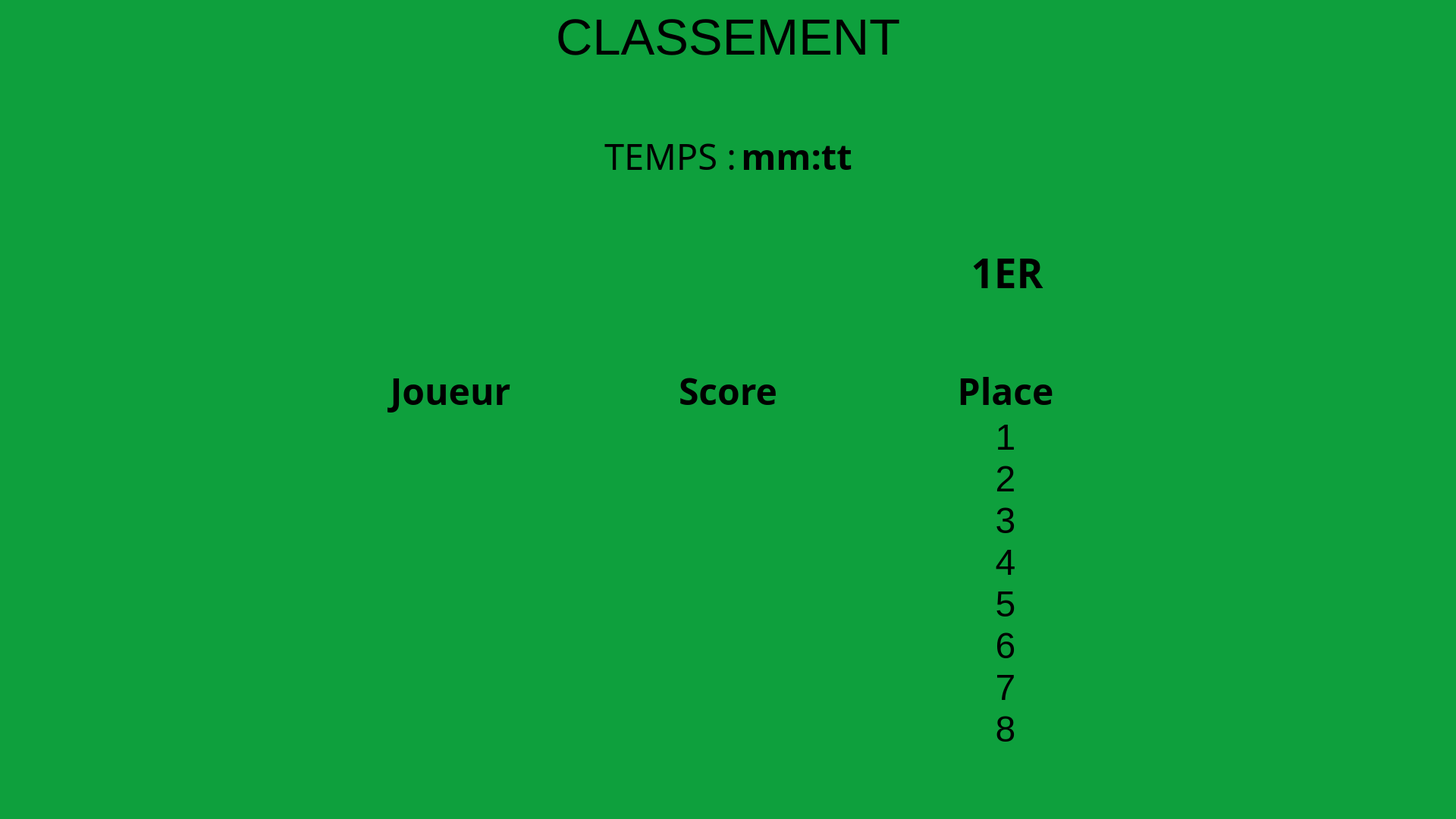
<?xml version="1.0" encoding="UTF-8"?>
<ui version="4.0">
 <class>Classement</class>
 <widget class="QWidget" name="Classement">
  <property name="geometry">
   <rect>
    <x>0</x>
    <y>0</y>
    <width>1920</width>
    <height>1080</height>
   </rect>
  </property>
  <property name="font">
   <font>
    <family>Ubuntu Condensed</family>
   </font>
  </property>
  <property name="windowTitle">
   <string>Jolly-Jumpi</string>
  </property>
  <property name="styleSheet">
   <string notr="true">background-color:#0ea03d;</string>
  </property>
  <layout class="QVBoxLayout" name="verticalLayout">
   <item>
    <widget class="QLabel" name="labelImageClassement">
     <property name="font">
      <font>
       <pointsize>50</pointsize>
      </font>
     </property>
     <property name="text">
      <string>CLASSEMENT</string>
     </property>
     <property name="alignment">
      <set>Qt::AlignCenter</set>
     </property>
    </widget>
   </item>
   <item>
    <spacer name="vSpacer_ClxCh">
     <property name="orientation">
      <enum>Qt::Vertical</enum>
     </property>
     <property name="sizeHint" stdset="0">
      <size>
       <width>20</width>
       <height>40</height>
      </size>
     </property>
    </spacer>
   </item>
   <item>
    <layout class="QHBoxLayout" name="hLayoutChrono">
     <item>
      <spacer name="hSpacerChGauche">
       <property name="orientation">
        <enum>Qt::Horizontal</enum>
       </property>
       <property name="sizeHint" stdset="0">
        <size>
         <width>40</width>
         <height>20</height>
        </size>
       </property>
      </spacer>
     </item>
     <item>
      <widget class="QLabel" name="labelChrono">
       <property name="font">
        <font>
         <family>Ubuntu Condensed</family>
         <pointsize>35</pointsize>
         <weight>50</weight>
         <bold>false</bold>
        </font>
       </property>
       <property name="text">
        <string>TEMPS :</string>
       </property>
       <property name="alignment">
        <set>Qt::AlignCenter</set>
       </property>
      </widget>
     </item>
     <item>
      <widget class="QLabel" name="labelTemps">
       <property name="font">
        <font>
         <family>Ubuntu Condensed</family>
         <pointsize>35</pointsize>
         <weight>75</weight>
         <bold>true</bold>
        </font>
       </property>
       <property name="text">
        <string>mm:tt</string>
       </property>
       <property name="alignment">
        <set>Qt::AlignCenter</set>
       </property>
      </widget>
     </item>
     <item>
      <spacer name="hSpacerChDroit">
       <property name="orientation">
        <enum>Qt::Horizontal</enum>
       </property>
       <property name="sizeHint" stdset="0">
        <size>
         <width>40</width>
         <height>20</height>
        </size>
       </property>
      </spacer>
     </item>
    </layout>
   </item>
   <item>
    <spacer name="vSpacerChxPJ">
     <property name="orientation">
      <enum>Qt::Vertical</enum>
     </property>
     <property name="sizeHint" stdset="0">
      <size>
       <width>20</width>
       <height>40</height>
      </size>
     </property>
    </spacer>
   </item>
   <item>
    <layout class="QHBoxLayout" name="hLayoutPremierJoueur">
     <item>
      <layout class="QHBoxLayout" name="hLayoutPJ">
       <item>
        <spacer name="hSpacerPJGauche">
         <property name="orientation">
          <enum>Qt::Horizontal</enum>
         </property>
         <property name="sizeType">
          <enum>QSizePolicy::Preferred</enum>
         </property>
         <property name="sizeHint" stdset="0">
          <size>
           <width>400</width>
           <height>20</height>
          </size>
         </property>
        </spacer>
       </item>
       <item>
        <widget class="QLabel" name="labelPJJoueur">
         <property name="font">
          <font>
           <family>Ubuntu Condensed</family>
           <pointsize>40</pointsize>
           <weight>75</weight>
           <bold>true</bold>
          </font>
         </property>
         <property name="text">
          <string/>
         </property>
         <property name="alignment">
          <set>Qt::AlignCenter</set>
         </property>
        </widget>
       </item>
       <item>
        <widget class="QLabel" name="labelPJScore">
         <property name="font">
          <font>
           <family>Ubuntu Condensed</family>
           <pointsize>40</pointsize>
           <weight>75</weight>
           <bold>true</bold>
          </font>
         </property>
         <property name="text">
          <string/>
         </property>
         <property name="alignment">
          <set>Qt::AlignCenter</set>
         </property>
        </widget>
       </item>
       <item>
        <widget class="QLabel" name="labelPlace">
         <property name="font">
          <font>
           <family>Ubuntu Condensed</family>
           <pointsize>40</pointsize>
           <weight>75</weight>
           <bold>true</bold>
          </font>
         </property>
         <property name="text">
          <string>1ER</string>
         </property>
         <property name="alignment">
          <set>Qt::AlignCenter</set>
         </property>
        </widget>
       </item>
       <item>
        <spacer name="hSpacerPJDroit">
         <property name="orientation">
          <enum>Qt::Horizontal</enum>
         </property>
         <property name="sizeType">
          <enum>QSizePolicy::Preferred</enum>
         </property>
         <property name="sizeHint" stdset="0">
          <size>
           <width>400</width>
           <height>20</height>
          </size>
         </property>
        </spacer>
       </item>
      </layout>
     </item>
    </layout>
   </item>
   <item>
    <spacer name="vSpacerPJxTCl">
     <property name="orientation">
      <enum>Qt::Vertical</enum>
     </property>
     <property name="sizeHint" stdset="0">
      <size>
       <width>20</width>
       <height>40</height>
      </size>
     </property>
    </spacer>
   </item>
   <item>
    <layout class="QHBoxLayout" name="hLayoutTableauClassement">
     <item>
      <spacer name="hSpacerTClGauche">
       <property name="orientation">
        <enum>Qt::Horizontal</enum>
       </property>
       <property name="sizeType">
        <enum>QSizePolicy::Preferred</enum>
       </property>
       <property name="sizeHint" stdset="0">
        <size>
         <width>400</width>
         <height>0</height>
        </size>
       </property>
      </spacer>
     </item>
     <item>
      <layout class="QVBoxLayout" name="vLayoutTableauClassement">
       <property name="spacing">
        <number>0</number>
       </property>
       <item>
        <layout class="QHBoxLayout" name="hLayoutEnteteClassement">
         <item>
          <widget class="QLabel" name="labelEnteteJoueur">
           <property name="font">
            <font>
             <family>Ubuntu Condensed</family>
             <pointsize>36</pointsize>
             <weight>75</weight>
             <bold>true</bold>
            </font>
           </property>
           <property name="text">
            <string>Joueur</string>
           </property>
           <property name="alignment">
            <set>Qt::AlignCenter</set>
           </property>
          </widget>
         </item>
         <item>
          <widget class="QLabel" name="labelEnteteScore">
           <property name="font">
            <font>
             <family>Ubuntu Condensed</family>
             <pointsize>36</pointsize>
             <weight>75</weight>
             <bold>true</bold>
            </font>
           </property>
           <property name="text">
            <string>Score</string>
           </property>
           <property name="alignment">
            <set>Qt::AlignCenter</set>
           </property>
          </widget>
         </item>
         <item>
          <widget class="QLabel" name="labelEntetePlace">
           <property name="font">
            <font>
             <family>Ubuntu Condensed</family>
             <pointsize>36</pointsize>
             <weight>75</weight>
             <bold>true</bold>
            </font>
           </property>
           <property name="text">
            <string>Place</string>
           </property>
           <property name="alignment">
            <set>Qt::AlignCenter</set>
           </property>
          </widget>
         </item>
        </layout>
       </item>
       <item>
        <layout class="QHBoxLayout" name="hLayoutJ1">
         <item>
          <widget class="QLabel" name="labelJ1">
           <property name="font">
            <font>
             <pointsize>36</pointsize>
            </font>
           </property>
           <property name="text">
            <string/>
           </property>
           <property name="alignment">
            <set>Qt::AlignCenter</set>
           </property>
          </widget>
         </item>
         <item>
          <widget class="QLabel" name="labelS1">
           <property name="font">
            <font>
             <pointsize>36</pointsize>
            </font>
           </property>
           <property name="layoutDirection">
            <enum>Qt::LeftToRight</enum>
           </property>
           <property name="text">
            <string/>
           </property>
           <property name="alignment">
            <set>Qt::AlignCenter</set>
           </property>
          </widget>
         </item>
         <item>
          <widget class="QLabel" name="labelP1">
           <property name="font">
            <font>
             <pointsize>36</pointsize>
            </font>
           </property>
           <property name="text">
            <string>1</string>
           </property>
           <property name="alignment">
            <set>Qt::AlignCenter</set>
           </property>
          </widget>
         </item>
        </layout>
       </item>
       <item>
        <layout class="QHBoxLayout" name="hLayoutJ2">
         <item>
          <widget class="QLabel" name="labelJ2">
           <property name="font">
            <font>
             <pointsize>36</pointsize>
            </font>
           </property>
           <property name="text">
            <string/>
           </property>
           <property name="alignment">
            <set>Qt::AlignCenter</set>
           </property>
          </widget>
         </item>
         <item>
          <widget class="QLabel" name="labelS2">
           <property name="font">
            <font>
             <pointsize>36</pointsize>
            </font>
           </property>
           <property name="text">
            <string/>
           </property>
           <property name="alignment">
            <set>Qt::AlignCenter</set>
           </property>
          </widget>
         </item>
         <item>
          <widget class="QLabel" name="labelP2">
           <property name="font">
            <font>
             <pointsize>36</pointsize>
            </font>
           </property>
           <property name="text">
            <string>2</string>
           </property>
           <property name="alignment">
            <set>Qt::AlignCenter</set>
           </property>
          </widget>
         </item>
        </layout>
       </item>
       <item>
        <layout class="QHBoxLayout" name="hLayoutJ3">
         <item>
          <widget class="QLabel" name="labelJ3">
           <property name="font">
            <font>
             <pointsize>36</pointsize>
            </font>
           </property>
           <property name="text">
            <string/>
           </property>
           <property name="alignment">
            <set>Qt::AlignCenter</set>
           </property>
          </widget>
         </item>
         <item>
          <widget class="QLabel" name="labelS3">
           <property name="font">
            <font>
             <pointsize>36</pointsize>
            </font>
           </property>
           <property name="text">
            <string/>
           </property>
           <property name="alignment">
            <set>Qt::AlignCenter</set>
           </property>
          </widget>
         </item>
         <item>
          <widget class="QLabel" name="labelP3">
           <property name="font">
            <font>
             <pointsize>36</pointsize>
            </font>
           </property>
           <property name="text">
            <string>3</string>
           </property>
           <property name="alignment">
            <set>Qt::AlignCenter</set>
           </property>
          </widget>
         </item>
        </layout>
       </item>
       <item>
        <layout class="QHBoxLayout" name="hLayoutJ4">
         <item>
          <widget class="QLabel" name="labelJ4">
           <property name="font">
            <font>
             <pointsize>36</pointsize>
            </font>
           </property>
           <property name="text">
            <string/>
           </property>
           <property name="alignment">
            <set>Qt::AlignCenter</set>
           </property>
          </widget>
         </item>
         <item>
          <widget class="QLabel" name="labelS4">
           <property name="font">
            <font>
             <pointsize>36</pointsize>
            </font>
           </property>
           <property name="text">
            <string/>
           </property>
           <property name="alignment">
            <set>Qt::AlignCenter</set>
           </property>
          </widget>
         </item>
         <item>
          <widget class="QLabel" name="labelP4">
           <property name="font">
            <font>
             <pointsize>36</pointsize>
            </font>
           </property>
           <property name="text">
            <string>4</string>
           </property>
           <property name="alignment">
            <set>Qt::AlignCenter</set>
           </property>
          </widget>
         </item>
        </layout>
       </item>
       <item>
        <layout class="QHBoxLayout" name="hLayoutJ5">
         <item>
          <widget class="QLabel" name="labelJ5">
           <property name="font">
            <font>
             <pointsize>36</pointsize>
            </font>
           </property>
           <property name="text">
            <string/>
           </property>
           <property name="alignment">
            <set>Qt::AlignCenter</set>
           </property>
          </widget>
         </item>
         <item>
          <widget class="QLabel" name="labelS5">
           <property name="font">
            <font>
             <pointsize>36</pointsize>
            </font>
           </property>
           <property name="text">
            <string/>
           </property>
           <property name="alignment">
            <set>Qt::AlignCenter</set>
           </property>
          </widget>
         </item>
         <item>
          <widget class="QLabel" name="labelP5">
           <property name="font">
            <font>
             <pointsize>36</pointsize>
            </font>
           </property>
           <property name="text">
            <string>5</string>
           </property>
           <property name="alignment">
            <set>Qt::AlignCenter</set>
           </property>
          </widget>
         </item>
        </layout>
       </item>
       <item>
        <layout class="QHBoxLayout" name="hLayoutJ6">
         <item>
          <widget class="QLabel" name="labelJ6">
           <property name="font">
            <font>
             <pointsize>36</pointsize>
            </font>
           </property>
           <property name="text">
            <string/>
           </property>
           <property name="alignment">
            <set>Qt::AlignCenter</set>
           </property>
          </widget>
         </item>
         <item>
          <widget class="QLabel" name="labelS6">
           <property name="font">
            <font>
             <pointsize>36</pointsize>
            </font>
           </property>
           <property name="text">
            <string/>
           </property>
           <property name="alignment">
            <set>Qt::AlignCenter</set>
           </property>
          </widget>
         </item>
         <item>
          <widget class="QLabel" name="labelP6">
           <property name="font">
            <font>
             <pointsize>36</pointsize>
            </font>
           </property>
           <property name="text">
            <string>6</string>
           </property>
           <property name="alignment">
            <set>Qt::AlignCenter</set>
           </property>
          </widget>
         </item>
        </layout>
       </item>
       <item>
        <layout class="QHBoxLayout" name="hLayoutJ7">
         <item>
          <widget class="QLabel" name="labelJ7">
           <property name="font">
            <font>
             <pointsize>36</pointsize>
            </font>
           </property>
           <property name="text">
            <string/>
           </property>
           <property name="alignment">
            <set>Qt::AlignCenter</set>
           </property>
          </widget>
         </item>
         <item>
          <widget class="QLabel" name="labelS7">
           <property name="font">
            <font>
             <pointsize>36</pointsize>
            </font>
           </property>
           <property name="text">
            <string/>
           </property>
           <property name="alignment">
            <set>Qt::AlignCenter</set>
           </property>
          </widget>
         </item>
         <item>
          <widget class="QLabel" name="labelP7">
           <property name="font">
            <font>
             <pointsize>36</pointsize>
            </font>
           </property>
           <property name="text">
            <string>7</string>
           </property>
           <property name="alignment">
            <set>Qt::AlignCenter</set>
           </property>
          </widget>
         </item>
        </layout>
       </item>
       <item>
        <layout class="QHBoxLayout" name="hLayoutJ8">
         <item>
          <widget class="QLabel" name="labelJ8">
           <property name="font">
            <font>
             <pointsize>36</pointsize>
            </font>
           </property>
           <property name="text">
            <string/>
           </property>
           <property name="alignment">
            <set>Qt::AlignCenter</set>
           </property>
          </widget>
         </item>
         <item>
          <widget class="QLabel" name="labelS8">
           <property name="font">
            <font>
             <pointsize>36</pointsize>
            </font>
           </property>
           <property name="text">
            <string/>
           </property>
           <property name="alignment">
            <set>Qt::AlignCenter</set>
           </property>
          </widget>
         </item>
         <item>
          <widget class="QLabel" name="labelP8">
           <property name="font">
            <font>
             <pointsize>36</pointsize>
            </font>
           </property>
           <property name="text">
            <string>8</string>
           </property>
           <property name="alignment">
            <set>Qt::AlignCenter</set>
           </property>
          </widget>
         </item>
        </layout>
       </item>
       <item>
        <spacer name="vSpacerTCBas">
         <property name="orientation">
          <enum>Qt::Vertical</enum>
         </property>
         <property name="sizeType">
          <enum>QSizePolicy::Preferred</enum>
         </property>
         <property name="sizeHint" stdset="0">
          <size>
           <width>20</width>
           <height>80</height>
          </size>
         </property>
        </spacer>
       </item>
      </layout>
     </item>
     <item>
      <spacer name="hSpacerTClDroit">
       <property name="orientation">
        <enum>Qt::Horizontal</enum>
       </property>
       <property name="sizeType">
        <enum>QSizePolicy::Preferred</enum>
       </property>
       <property name="sizeHint" stdset="0">
        <size>
         <width>400</width>
         <height>20</height>
        </size>
       </property>
      </spacer>
     </item>
    </layout>
   </item>
  </layout>
 </widget>
 <resources/>
 <connections/>
</ui>
